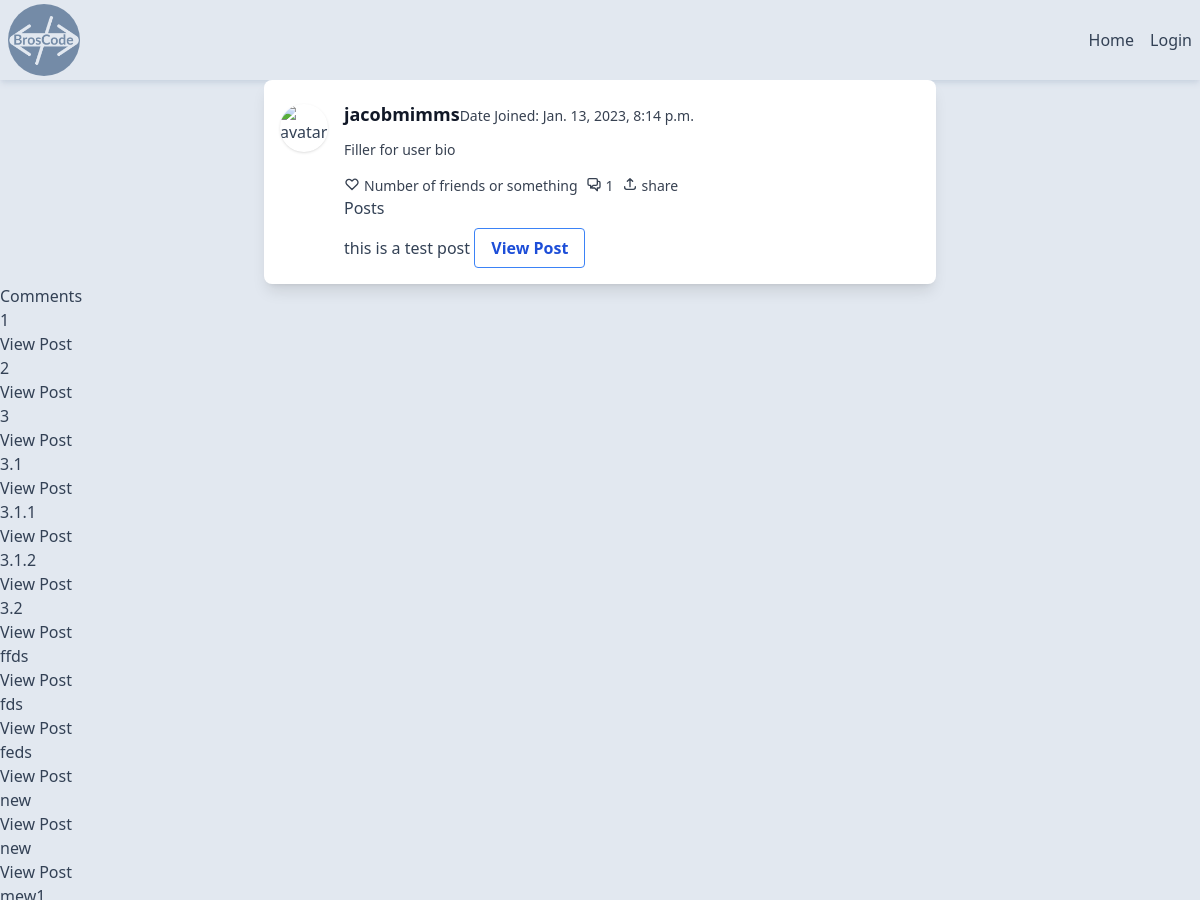
The app's page /profile/1/ (upper part), older data.
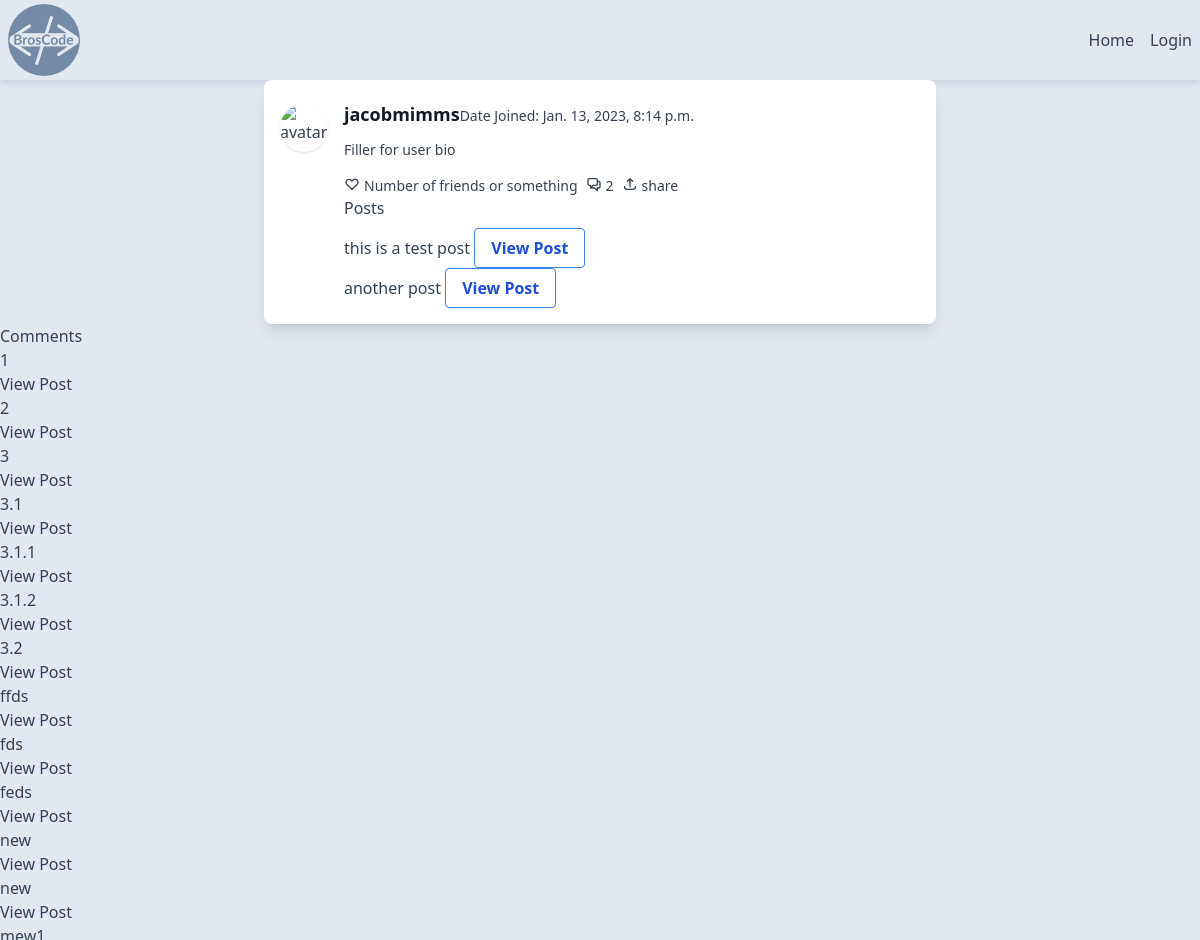
The same page, newer data.
### blog/models.py (models this page shows, shortened)
class Post(models.Model):
    author = models.ForeignKey(User, on_delete=models.CASCADE)
    title = models.CharField(max_length=100)
    content = models.TextField()
    created_at = models.DateTimeField(auto_now_add=True)
    updated_at = models.DateTimeField(auto_now=True)
    votes = models.IntegerField(default=0)
    users_upvoted = models.ManyToManyField(User, blank=True, related_name='users_upvoted_post')
    users_downvoted = models.ManyToManyField(User, blank=True, related_name='users_downvoted_post')

class Comment(models.Model):
    author = models.ForeignKey(User, on_delete=models.CASCADE)
    post = models.ForeignKey(Post, on_delete=models.CASCADE, blank=True, null=True)
    content = models.TextField()
    created_at = models.DateTimeField(auto_now_add=True)
    updated_at = models.DateTimeField(auto_now=True)
    votes = models.IntegerField(default=0)
    users_upvoted = models.ManyToManyField(User, blank=True, related_name='users_upvoted_comment')
    users_downvoted = models.ManyToManyField(User, blank=True, related_name='users_downvoted_comment')
    parent_comment = models.ForeignKey('self', on_delete=models.CASCADE, blank=True, null=True)
    def __str__(self):
        return self.content

### blog/views.py (the view)
# urls.py: path('profile/<int:pk>/', views.profile, name='profile'),
def profile(req, pk):
    user = get_object_or_404(User, pk=pk)
    posts = Post.objects.filter(author=user)
    comments = Comment.objects.filter(author=user)
    return render(req, 'blog/profile.html', {'user': user, 'posts': posts, 'comments': comments})

### blog/templates/blog/profile.html (shortened to what this page needs)
{% extends "blog/base.html" %}
{% load static tailwind_tags %}
        {% block content %}
        <div class="flex bg-white shadow-lg rounded-lg mx-4 md:mx-auto max-w-md md:max-w-2xl ">
            <div class="flex items-start px-4 py-6">
            <img class="w-12 h-12 rounded-full object-cover mr-4 shadow" src="https://images.unsplash.com/photo-1542156822-6924d1a71ace?ixlib=rb-1.2.1&ixid=eyJhcHBfaWQiOjEyMDd9&auto=format&fit=crop&w=500&q=60" alt="avatar">
            <div class="">
                <div class="flex items-center justify-between">
                    <h2 class="text-lg font-semibold text-gray-900 -mt-1">{{user.username}} </h2>
                    <small class="text-sm text-gray-700">Date Joined: {{user.date_joined}}</small>
                </div>
                <p class="mt-3 text-gray-700 text-sm">
                    Filler for user bio
                </p>
                <div class="mt-4 flex items-center">
                    <div class="flex mr-2 text-gray-700 text-sm ">
                        <svg fill="none" viewBox="0 0 24 24"  class="w-4 h-4 mr-1" stroke="currentColor">
                        <path stroke-linecap="round" stroke-linejoin="round" stroke-width="2" d="M4.318 6.318a4.5 4.5 0 000 6.364L12 20.364l7.682-7.682a4.5 4.5 0 00-6.364-6.364L12 7.636l-1.318-1.318a4.5 4.5 0 00-6.364 0z"/>
                        </svg>
                        <span>Number of friends or something
                        </span>
                    </div>
                    <div class="flex mr-2 text-gray-700 text-sm ">
                        <svg fill="none" viewBox="0 0 24 24" class="w-4 h-4 mr-1" stroke="currentColor">
                        <path stroke-linecap="round" stroke-linejoin="round" stroke-width="2" d="M17 8h2a2 2 0 012 2v6a2 2 0 01-2 2h-2v4l-4-4H9a1.994 1.994 0 01-1.414-.586m0 0L11 14h4a2 2 0 002-2V6a2 2 0 00-2-2H5a2 2 0 00-2 2v6a2 2 0 002 2h2v4l.586-.586z"/>
                        </svg>
                        <span> {{posts.count}} </span>
                    </div>
                    <div class="flex mr-2 text-gray-700 text-sm ">
                        <svg fill="none" viewBox="0 0 24 24" class="w-4 h-4 mr-1" stroke="currentColor">
                        <path stroke-linecap="round" stroke-linejoin="round" stroke-width="2" d="M4 16v1a3 3 0 003 3h10a3 3 0 003-3v-1m-4-8l-4-4m0 0L8 8m4-4v12"/>
                        </svg>
                        <span>share</span>
                    </div>
                </div>
                <div>
                    <h2 class="">Posts</h2>
                    {% for post in posts %}
                    <div class="mt-4 flex items-center">
                            <h5 class="">
                                {{post.title}}
                                <a class="bg-transparent hover:bg-blue-500 text-blue-700 font-semibold hover:text-white py-2 px-4 border border-blue-500 hover:border-transparent rounded" href="{% url 'blog:post' post.id %}">View Post</a>
                            </h5>
                    </div>
                    {% endfor %}
                </div>
            </div>
            </div>
        </div>
        <h2>Comments</h2>
        {% for comment in comments %}
        <div class="card-body">
            <h5 class="card-title">{{comment}}</h5>
            <a href="{% url 'blog:post' comment.post.id %}">View Post</a>
        </div>
        {% endfor %}
        {% endblock %}

Row changes from the older to the newer data that the page shows:
added Post: title "another post"
Text that changed along with them:
{{ posts.count }}: "1" → "2"
